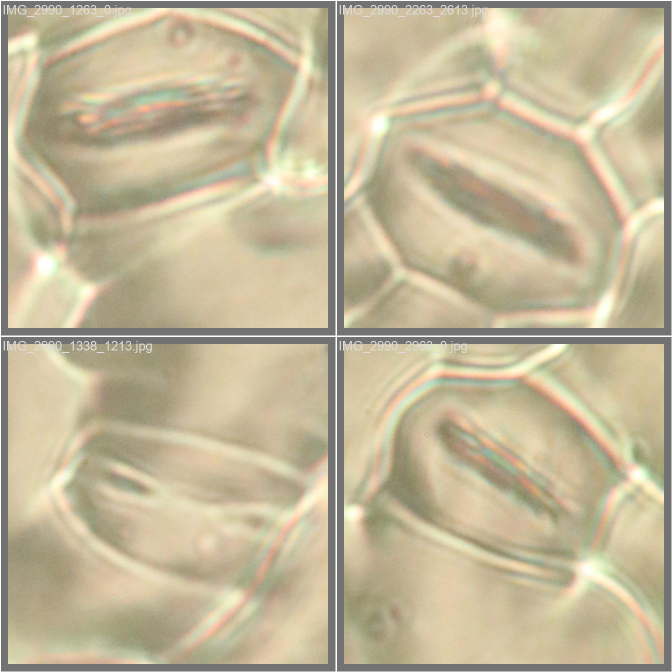
#> input picture training_runs/provisional_seed_base_test/val_batch0_pred.jpg, 1344 x 1344 px (shown at 1/2 size)
$ python dev_selector.py --image training_runs/provisional_seed_base_test/val_batch0_pred.jpg
#> lines starting #> are read from the running program, lines starting #| are printed output that depends on the picture; after the words box and inside, x2 and y2 are one past the last pixel; in counts of white or black regions, pixels touching at a corner belong together
#!/usr/bin/env python3
"""Interactive magic-wand-style selector for stomatal training examples.

Usage: python dev_selector.py --image Stomata_Images/IMG_3018.JPG

Controls: click=select region, +/- or mouse wheel=zoom, arrows/HJKL=pan,
[/]=change tolerance, s=save, c=clear, q=quit.
Selections are saved as PNG masks and JSON metadata under dev_annotations/.
"""

from __future__ import annotations

import argparse
import json
from pathlib import Path

import cv2
import numpy as np


class Selector:
    def __init__(self, image_path: Path, output: Path, max_width: int = 1800):
#> called with max_width = 1800
        self.image_path = image_path
        self.output = output
        image = cv2.imread(str(image_path), cv2.IMREAD_COLOR)
#> image is the input picture: shape (1344, 1344, 3); mean B, G, R 153.1, 183.4, 194.7
        if image is None:
            raise ValueError(f"Could not read {image_path}")
        self.original_shape = image.shape[:2]
#> self.original_shape = (1344, 1344)
        self.image = image
        self.scale = min(1.0, max_width / image.shape[1])
#> self.scale = 1
        self.display_size = (
            max(1, round(image.shape[1] * self.scale)),
            max(1, round(image.shape[0] * self.scale)),
        )
#> self.display_size = (1344, 1344)
        self.lab = cv2.cvtColor(self.image, cv2.COLOR_BGR2LAB)
#> self.lab: shape (1344, 1344, 3); mean of channels 0, 1, 2 190.4, 127.1, 144.8
        self.selection = np.zeros(self.image.shape[:2], dtype=np.uint8)
        self.tolerance = 6
        self.zoom = 1.0
        self.cursor = (self.display_size[0] // 2, self.display_size[1] // 2)
#> self.cursor = (672, 672)
        self.view_center = [self.image.shape[1] / 2, self.image.shape[0] / 2]
#> self.view_center = [672, 672]
        self.window = "Stomata dev selector"

    # [20 lines left out: function click, not called in this run]

    def viewport(self):
        h, w = self.image.shape[:2]
#> h = 1344; w = 1344
        crop_w = max(1, round(w / self.zoom))
#> crop_w = 1344
        crop_h = max(1, round(h / self.zoom))
#> crop_h = 1344
        x0 = round(self.view_center[0] - crop_w / 2)
#> x0 = 0
        y0 = round(self.view_center[1] - crop_h / 2)
#> y0 = 0
        x0 = int(np.clip(x0, 0, max(0, w - crop_w)))
        y0 = int(np.clip(y0, 0, max(0, h - crop_h)))
        self.view_center = [x0 + crop_w / 2, y0 + crop_h / 2]
        return x0, y0, crop_w, crop_h

    def render(self):
        x0, y0, crop_w, crop_h = self.viewport()
        view = self.image[y0:y0 + crop_h, x0:x0 + crop_w].copy()
        selected = self.selection[y0:y0 + crop_h, x0:x0 + crop_w] > 0
        view[selected] = (180, 0, 220)
        view = cv2.resize(
            view,
            self.display_size,
            interpolation=cv2.INTER_AREA
            if crop_w > self.display_size[0] else cv2.INTER_LINEAR,
        )
        cv2.putText(view, f"zoom={self.zoom:.2f}x tol={self.tolerance} | +/- or wheel zoom | arrows/HJKL pan | [/] tolerance | click select | s save | c clear | q quit",
                    (20, 35), cv2.FONT_HERSHEY_SIMPLEX, 0.8, (0, 255, 255), 2, cv2.LINE_AA)
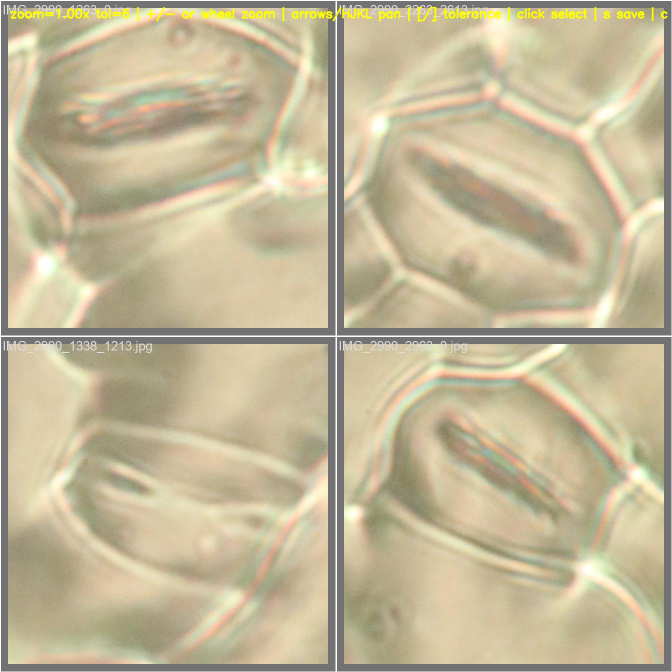
#> view: shape (1344, 1344, 3) (shown at 1/2 size); 0.74% of pixels changed, all inside (x1, y1, x2, y2) = (20, 13, 1336, 44)
        return view

    # [39 lines left out: functions to_base, zoom_at, pan, save, not called in this run]

    def run(self):
        cv2.namedWindow(self.window, cv2.WINDOW_NORMAL)
        cv2.resizeWindow(self.window, *self.display_size)
        cv2.setMouseCallback(self.window, self.click)
        while True:
            cv2.imshow(self.window, self.render())
            key = cv2.waitKey(30) & 0xFF
#> (key q is pressed here)
            if key in (ord("q"), 27):
                break
            if key == ord("s") and self.selection.any():
                self.save()
            elif key == ord("c"):
                self.selection.fill(0)
            elif key in (ord("+"), ord("=")):
                self.zoom_at(*self.cursor, 1.25)
            elif key in (ord("-"), 45):
                self.zoom_at(*self.cursor, 0.8)
            elif key == ord("]"):
                self.tolerance = min(100, self.tolerance + 1)
            elif key == ord("["):
                self.tolerance = max(1, self.tolerance - 1)
            elif key in (ord("h"), 81):
                self.pan(-0.15, 0)
            elif key in (ord("l"), 83):
                self.pan(0.15, 0)
            elif key in (ord("k"), 82):
                self.pan(0, -0.15)
            elif key in (ord("j"), 84):
                self.pan(0, 0.15)
        cv2.destroyAllWindows()


def main():
    parser = argparse.ArgumentParser()
    parser.add_argument("--image", required=True, type=Path)
    parser.add_argument("--output", type=Path, default=Path("dev_annotations"))
    args = parser.parse_args()
    Selector(args.image, args.output).run()


if __name__ == "__main__":
    main()
